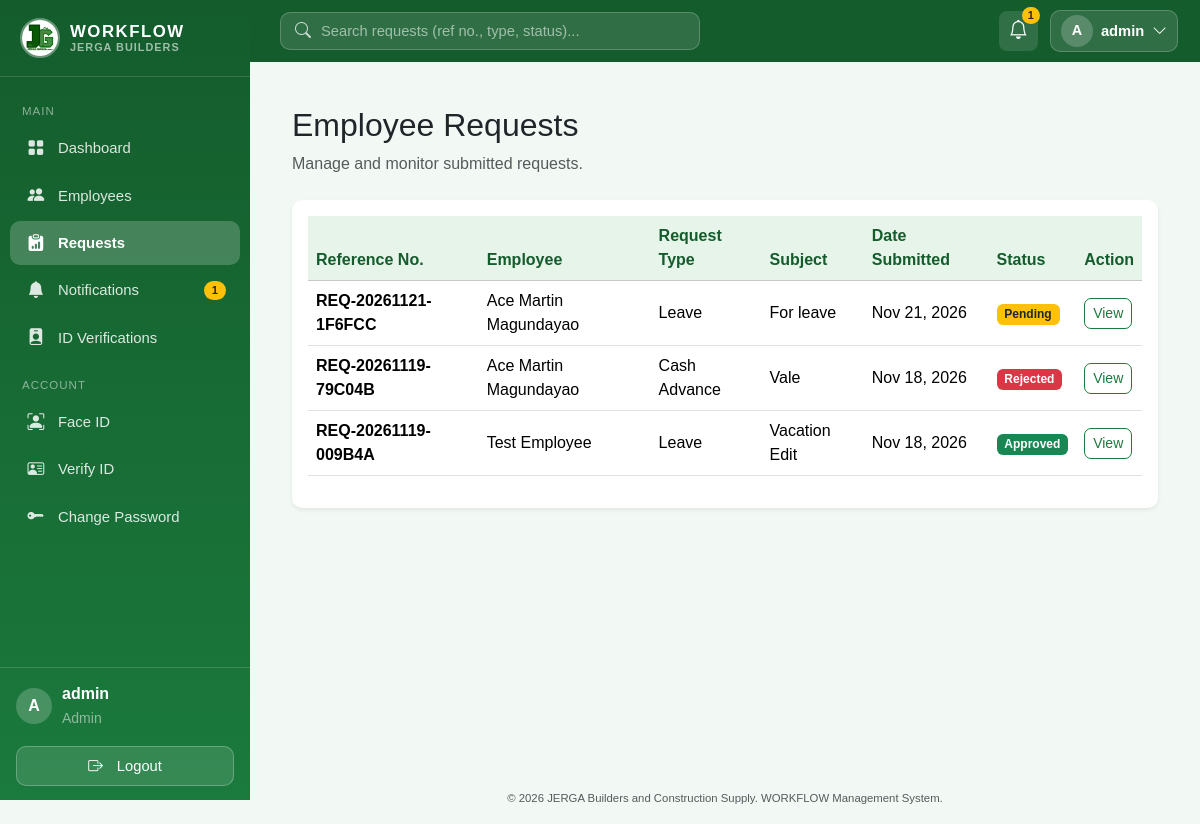
/requests/ (signed in), run on the app's committed database.
### models/user.py (models this page shows, shortened)
class User(UserMixin, db.Model):
    __tablename__ = "users"
    id = db.Column(db.Integer, primary_key=True)
    username = db.Column(db.String(80), unique=True, nullable=False)
    email = db.Column(db.String(120), unique=True, nullable=False)
    password_hash = db.Column(db.String(255), nullable=False)
    role = db.Column(db.String(20), nullable=False, default="employee")  # "admin" | "hr" | "employee"
    is_active = db.Column(db.Boolean, default=True, nullable=False)
    created_at = db.Column(db.DateTime, default=db.func.now())
    employee_id = db.Column(db.Integer, db.ForeignKey("employees.id"), unique=True, nullable=True)
    employee = db.relationship("Employee", back_populates="user")
    submitted_requests = db.relationship(
        "EmployeeRequest", foreign_keys="EmployeeRequest.submitted_by_id", back_populates="submitted_by"
    )
    reviewed_requests = db.relationship(
        "EmployeeRequest", foreign_keys="EmployeeRequest.reviewed_by_id", back_populates="reviewed_by"
    )
    notifications = db.relationship(
        "Notification", back_populates="user", lazy=True, cascade="all, delete-orphan"
    )
    face_encoding = db.Column(db.Text, nullable=True)
    face_enrolled_at = db.Column(db.DateTime, nullable=True)
    face_photo = db.Column(db.String(255), nullable=True)
    reset_code = db.Column(db.String(6), nullable=True)
    reset_code_expires = db.Column(db.DateTime, nullable=True)
    id_document = db.Column(db.String(255), nullable=True)          # uploaded file name
    id_document_type = db.Column(db.String(50), nullable=True)
    id_verified = db.Column(db.Boolean, default=False, nullable=False)
    id_verified_by_id = db.Column(db.Integer, db.ForeignKey("users.id"), nullable=True)

### models/request.py (models this page shows)
class EmployeeRequest(db.Model):
    __tablename__ = "employee_requests"
    id = db.Column(db.Integer, primary_key=True)
    reference_number = db.Column(db.String(50), unique=True, nullable=False)  # e.g. REQ-20260101-A1B2C3
    employee_id = db.Column(db.Integer, db.ForeignKey("employees.id"), nullable=False)
    submitted_by_id = db.Column(db.Integer, db.ForeignKey("users.id"), nullable=False)
    request_type = db.Column(db.String(100), nullable=False)  # Leave, Overtime, etc.
    subject = db.Column(db.String(200), nullable=False)
    description = db.Column(db.Text, nullable=False)
    start_date = db.Column(db.Date, nullable=True)
    end_date = db.Column(db.Date, nullable=True)
    amount = db.Column(db.Numeric(12, 2), nullable=True)  # for cash advances / reimbursements
    status = db.Column(db.String(20), default="Pending", nullable=False)
    cancel_reason = db.Column(db.Text, nullable=True)
    cancelled_at = db.Column(db.DateTime, nullable=True)
    remarks = db.Column(db.Text, nullable=True)
    reviewed_by_id = db.Column(db.Integer, db.ForeignKey("users.id"), nullable=True)
    reviewed_at = db.Column(db.DateTime, nullable=True)
    submitted_at = db.Column(db.DateTime, default=db.func.now())
    updated_at = db.Column(db.DateTime, default=db.func.now(), onupdate=db.func.now())
    employee = db.relationship("Employee", back_populates="requests")
    submitted_by = db.relationship("User", foreign_keys=[submitted_by_id], back_populates="submitted_requests")
    reviewed_by = db.relationship("User", foreign_keys=[reviewed_by_id], back_populates="reviewed_requests")

### models/employee.py (models this page shows)
class Employee(db.Model):
    __tablename__ = "employees"
    id = db.Column(db.Integer, primary_key=True)
    employee_number = db.Column(db.String(50), unique=True, nullable=False)
    first_name = db.Column(db.String(100), nullable=False)
    middle_name = db.Column(db.String(100), nullable=True)
    last_name = db.Column(db.String(100), nullable=False)
    gender = db.Column(db.String(20), nullable=True)
    birth_date = db.Column(db.Date, nullable=True)
    address = db.Column(db.Text, nullable=True)
    contact_number = db.Column(db.String(30), nullable=True)
    email = db.Column(db.String(120), unique=True, nullable=True)
    department = db.Column(db.String(100), nullable=True)
    position = db.Column(db.String(100), nullable=True)
    employment_type = db.Column(db.String(50), nullable=True)
    date_hired = db.Column(db.Date, nullable=True)
    status = db.Column(db.String(20), default="Active", nullable=False)  # "Active" | "Inactive"
    created_at = db.Column(db.DateTime, default=db.func.now())
    updated_at = db.Column(db.DateTime, default=db.func.now(), onupdate=db.func.now())
    user = db.relationship("User", back_populates="employee", uselist=False)
    requests = db.relationship("EmployeeRequest", back_populates="employee")
    @property
    def full_name(self):
        return " ".join(part for part in [self.first_name, self.middle_name, self.last_name] if part)

### routes/requests.py (the view, shortened to what this page needs)
@request_bp.route("/")
@login_required
def list_requests():
    query = EmployeeRequest.query
    if current_user.role in ("admin", "hr"):
        query = query.filter(EmployeeRequest.status.notin_(EMPLOYEE_REMOVED_STATUSES))
    else:
        query = query.filter_by(submitted_by_id=current_user.id)
    search = request.args.get("q", "").strip()
    requests_list = query.order_by(EmployeeRequest.submitted_at.desc()).all()
    return render_template("requests/list.html", requests=requests_list, search=search)

### models/user.py (called while the page is built)
@login_manager.user_loader
def load_user(user_id):
    return db.session.get(User, int(user_id))

### templates/requests/list.html (shortened to what this page needs)
{% extends "base.html" %}
{% block content %}
<div class="container-fluid py-4">
    <div class="d-flex justify-content-between align-items-center mb-4">
        <div>
            <h2>Employee Requests</h2>
            <p class="text-muted mb-0">
                Manage and monitor submitted requests.
            </p>
        </div>
    </div>
    <div class="card shadow-sm">
        <div class="card-body">
            {% if requests %}
            <div class="table-responsive">
                <table class="table table-hover align-middle">
                    <thead class="table-light">
                        <tr>
                            <th>Reference No.</th>
                            <th>Employee</th>
                            <th>Request Type</th>
                            <th>Subject</th>
                            <th>Date Submitted</th>
                            <th>Status</th>
                            <th>Action</th>
                        </tr>
                    </thead>
                    <tbody>
                        {% for item in requests %}
                        <tr>
                            <td>
                                <strong>{{ item.reference_number }}</strong>
                            </td>
                            <td>
                                {{ item.employee.full_name }}
                            </td>
                            <td>{{ item.request_type }}</td>
                            <td>{{ item.subject }}</td>
                            <td>
                                {{ item.submitted_at.strftime('%b %d, %Y') if item.submitted_at else 'N/A' }}
                            </td>
                            <td>
                                {% if item.status == "Pending" %}
                                    <span class="badge bg-warning text-dark">
                                        Pending
                                    </span>
                                {% elif item.status == "Approved" %}
                                    <span class="badge bg-success">
                                        Approved
                                    </span>
                                {% elif item.status == "Rejected" %}
                                    <span class="badge bg-danger">
                                        Rejected
                                    </span>
                                {% elif item.status == "Deleted" %}
                                    <span class="badge bg-dark">
                                        Deleted
                                    </span>
                                {% else %}
                                    <span class="badge bg-secondary">
                                        {{ item.status }}
                                    </span>
                                {% endif %}
                            </td>
                            <td>
                                <div class="d-flex gap-1">
                                    <a href="{{ url_for('requests.view_request', request_id=item.id) }}"
                                       class="btn btn-sm btn-outline-success">
                                        View
                                    </a>
                                </div>
                            </td>
                        </tr>
                        {% endfor %}
                    </tbody>
                </table>
            </div>
            {% endif %}
        </div>
    </div>
</div>
{% endblock %}

### templates/base.html (shortened to what this page needs)
<!doctype html>
<html lang="en">
<head>
    <link
    rel="stylesheet"
    href="{{ url_for('static', filename='vendor/bootstrap.min.css') }}"
    />
    <link
    rel="stylesheet"
    href="{{ url_for('static', filename='vendor/bootstrap-icons.min.css') }}"
    />
    <link
    rel="stylesheet"
    href="{{ url_for('static', filename='css/style.css') }}"
    />
</head>
<body class="{% if current_user.is_authenticated %}with-sidebar{% endif %}">
    {% if current_user.is_authenticated %}
    <aside class="sidebar" id="sidebar">
    <div class="sidebar-brand">
        <img
        src="{{ url_for('static', filename='img/JERGA.jpg') }}"
        alt="JERGA WORKFLOW logo"
        class="sidebar-logo"
        width="40"
        height="40"
        />
        <div class="sidebar-brand-text">
        <span class="brand-name">WORKFLOW</span>
        <small>JERGA Builders</small>
        </div>
    </div>
    <nav class="sidebar-nav">
        <div class="sidebar-section">Main</div>
        <a
        href="{{ url_for('auth.dashboard') }}"
        class="sidebar-link {% if request.endpoint == 'auth.dashboard' %}active{% endif %}"
        >
        <i class="bi bi-grid-fill sb-icon"></i> Dashboard
        </a>
        {% if current_user.role in ["admin", "hr"] %}
        <a
        href="{{ url_for('employees.list_employees') }}"
        class="sidebar-link {% if request.endpoint and request.endpoint.startswith('employees') %}active{% endif %}"
        >
        <i class="bi bi-people-fill sb-icon"></i> Employees
        </a>
        {% endif %}
        <a
        href="{{ url_for('requests.list_requests') }}"
        class="sidebar-link {% if request.endpoint and request.endpoint.startswith('requests') %}active{% endif %}"
        >
        <i class="bi bi-clipboard-data-fill sb-icon"></i> Requests
        </a>
        <a
          href="{{ url_for('notifications.list_notifications') }}"
          class="sidebar-link {% if request.endpoint and request.endpoint.startswith('notifications') %}active{% endif %}"
        >
          <i class="bi bi-bell-fill sb-icon"></i> Notifications {% if
          unread_notification_count > 0 %}
          <span class="sidebar-badge ms-auto"
            >{{ unread_notification_count }}</span
          >
          {% endif %}
        </a>
        {% if current_user.role == "admin" %}
        <a
          href="{{ url_for('biometrics.admin_verifications') }}"
          class="sidebar-link {% if request.endpoint == 'biometrics.admin_verifications' %}active{% endif %}"
        >
          <i class="bi bi-person-badge-fill sb-icon"></i> ID Verifications
        </a>
        {% endif %}
        <div class="sidebar-section">Account</div>
        <a
          href="{{ url_for('biometrics.enroll') }}"
          class="sidebar-link {% if request.endpoint == 'biometrics.enroll' %}active{% endif %}"
          title="Face ID settings"
        >
          <i class="bi bi-person-bounding-box sb-icon"></i> Face ID
        </a>
        <a
          href="{{ url_for('biometrics.verify_id') }}"
          class="sidebar-link {% if request.endpoint == 'biometrics.verify_id' %}active{% endif %}"
          title="Valid ID verification"
        >
          <i class="bi bi-person-vcard sb-icon"></i>
          {% if current_user.id_verified %} ID Verified {% elif
          current_user.id_document %} ID Pending {% else %} Verify ID {% endif
          %}
        </a>
        <a
          href="{{ url_for('account.change_password') }}"
          class="sidebar-link {% if request.endpoint == 'account.change_password' %}active{% endif %}"
          title="Change password"
        >
          <i class="bi bi-key-fill sb-icon"></i> Change Password
        </a>
      </nav>
      <div class="sidebar-footer">
        <div class="sidebar-user">
          <div class="avatar">{{ current_user.username|first|upper }}</div>
          <div class="sidebar-user-info">
            <div class="fw-semibold">{{ current_user.username }}</div>
            <small class="text-white-50">{{ current_user.role|title }}</small>
          </div>
        </div>
        <a
          href="{{ url_for('auth.logout') }}"
          class="sidebar-logout w-100 mt-3"
          type="button"
        >
          <i class="bi bi-box-arrow-right me-2"></i>Logout
        </a>
      </div>
    </aside>
    <header class="topbar">
      <form
        class="topbar-search"
        method="GET"
        action="{{ url_for('requests.list_requests') }}"
        role="search"
      >
        <i class="bi bi-search"></i>
        <input
          type="search"
          name="q"
          value="{{ request.args.get('q', '') }}"
          placeholder="Search requests (ref no., type, status)..."
          aria-label="Search requests"
        />
      </form>
      <div class="topbar-actions">
        <a
          href="{{ url_for('notifications.list_notifications') }}"
          class="topbar-bell"
          title="Notifications"
        >
          <i class="bi bi-bell"></i>
          {% if unread_notification_count > 0 %}
          <span class="topbar-bell-badge">{{ unread_notification_count }}</span>
          {% endif %}
        </a>
        <div class="dropdown">
          <button
            class="topbar-profile"
            type="button"
            data-bs-toggle="dropdown"
            data-bs-display="static"
            aria-expanded="false"
          >
            <span class="avatar avatar-sm"
              >{{ current_user.username|first|upper }}</span
            >
            <span class="topbar-name d-none d-sm-inline"
              >{{ current_user.username }}</span
            >
            <i class="bi bi-chevron-down d-none d-sm-inline"></i>
          </button>
        </div>
      </div>
    </header>
    {% endif %}
    <main class="app-main">
       {% block content %}{% endblock %}
    </main>
    <footer class="text-center py-3 text-muted app-footer">
      <small>
        &copy; 2026 JERGA Builders and Construction Supply. WORKFLOW Management
        System.
      </small>
    </footer>
  </body>
</html>

### data on the page
User: username|first "A", username "admin", role "Admin"
EmployeeRequest: reference_number "REQ-20261121-1F6FCC", employee.full_name "Ace Martin Magundayao", request_type "Leave", subject "For leave", submitted_at "Nov 21, 2026", status "Pending"
EmployeeRequest: reference_number "REQ-20261119-79C04B", employee.full_name "Ace Martin Magundayao", request_type "Cash Advance", subject "Vale", submitted_at "Nov 18, 2026", status "Rejected"
EmployeeRequest: reference_number "REQ-20261119-009B4A", employee.full_name "Test Employee", request_type "Leave", subject "Vacation Edit", submitted_at "Nov 18, 2026", status "Approved"

### other printed values
{{ unread_notification_count }} "1"
